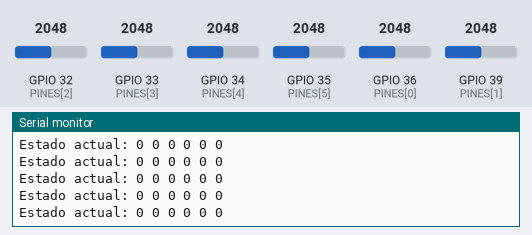
Recording of a sketch running on a simulated ESP32. Parts: the last lines printed to the serial monitor. The test bench sets the inputs (shaded band); at power-on: GPIO 32 (PINES[2]) = 2048, GPIO 33 (PINES[3]) = 2048, GPIO 34 (PINES[4]) = 2048, GPIO 35 (PINES[5]) = 2048, GPIO 36 (PINES[0]) = 2048, GPIO 39 (PINES[1]) = 2048.

Above: at 6.2 s.
6.3 s: GPIO 32 (PINES[2]) set to 2866
At 6.36 s:
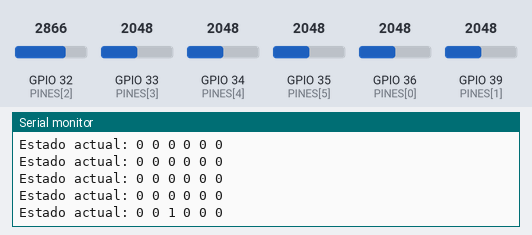
7.8 s: GPIO 33 (PINES[3]) set to 2866
At 7.84 s:
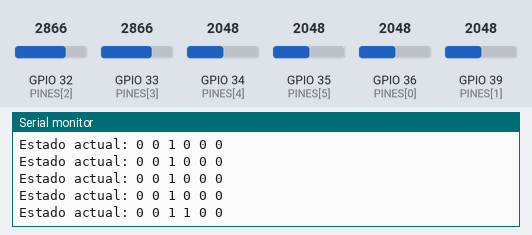
9.3 s: GPIO 34 (PINES[4]) set to 2866
At 9.31 s:
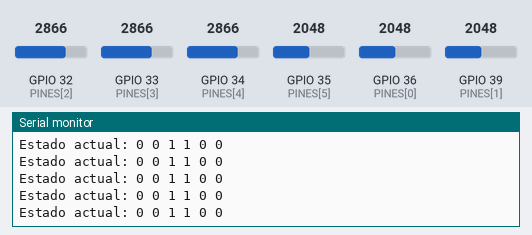
10.8 s: GPIO 35 (PINES[5]) set to 2866
At 10.84 s:
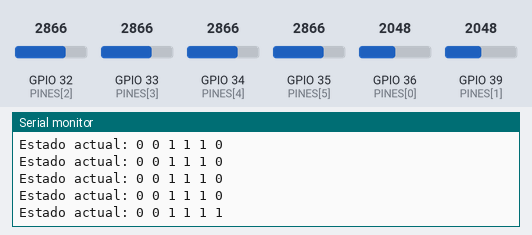
12.3 s: GPIO 36 (PINES[0]) set to 2866
At 12.31 s:
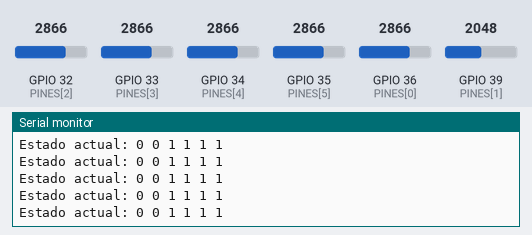
13.8 s: GPIO 39 (PINES[1]) set to 2866
At 13.84 s:
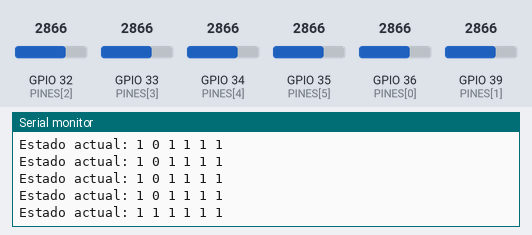

The sketch:

leerADCSiguelineas_6_Sensores.ino
```cpp
// Sustituimos por los pines del ADC1 recomendados
int PINES[6] = {36, 39, 32, 33, 34, 35}; //VP 36, VN 39

// trabajamos con cada sensor de manera independiente
int minimos[6] = {4096, 4096, 4096, 4096, 4096, 4096};
int maximos[6] = {0, 0, 0, 0, 0, 0};
bool resultado[6];

int valor = 0;

// Calibración del módulo
void setup() {
  Serial.begin(115200); // INICIALIZAMOS SERIAL PARA PODER VER LOS PRINT

  for(int i = 0; i < 6; i++){ // Configuramos los pines de forma ordenada
    // CORREGIDO: Usamos PINES[i] en lugar de i
    pinMode(PINES[i], INPUT);
  }

  for(int j = 0; j < 100; j++){ // 100 lecturas
    for(int k = 0; k < 6; k++){ // en cada lectura, hacemos lectura de los 8 sensores
      // CORREGIDO: Usamos PINES[k] en lugar de k
      valor = analogRead(PINES[k]);

      // CORREGIDO: La asignación original estaba al revés (valor = minimos[k])
      if(valor < minimos[k]) minimos[k] = valor;  // actualizamos el minimo
      if(valor > maximos[k]) maximos[k] = valor;  // actualizamos el maximo
    }
    delay(50); // el delay funciona en milisegundos, 100*50=5000=5 segundos para calibrar el robot
  }

  // Yo recomiendo agregar que muestre el valor de calibración, y recuerdo, calibramos sobre fondo blanco, cualquier valor mayor que de mayor que el de la medición,
  // lo detectará como HIGH

  Serial.println("Calibración completada. Valores límite:"); // print con salto de linea

  Serial.print("Mínimos: ");
  for(int a = 0; a < 6; a++){
    Serial.print(minimos[a]);
    Serial.print(" ");
  }
  Serial.println(""); // salto de linea

  Serial.print("Máximos: ");
  for(int b = 0; b < 6; b++){
    Serial.print(maximos[b]);
    Serial.print(" ");
  }
  Serial.println("");
}

void loop() {
  // lectura, y valoramos si es fondo o linea blanca
  for (int i = 0; i < 6; i++) {
    // CORREGIDO: Usamos PINES[i] en lugar de i
    int estado = analogRead(PINES[i]);
    int umbral = minimos[i] + ((maximos[i] - minimos[i]) / 2); // un umbral para permitir que tenga cierto imperfecto. Podeis elegir cuanto porcien
    resultado[i] = (estado > umbral) ? 1 : 0;  // es una variable condicional, si se cumple, elige el valor a la izquierda de los dos puntos, sino el de la derecha
  }

  // muestreo
  Serial.print("Estado actual: ");
  for(int j = 0; j < 6; j++){
    Serial.print(resultado[j]);
    Serial.print(" ");
  }
  Serial.println(" ");

  delay(50);  // hace una medicion cada 50ms
}
```

Measured:
- after the input at 6.3 s, the serial monitor: prints a new line after 0.05 s (image 1)
- after the input at 7.8 s, the serial monitor: prints a new line at once (image 2)
- after the input at 10.8 s, the serial monitor: prints a new line at once (image 4)
- after the input at 13.8 s, the serial monitor: prints a new line at once (image 6)
